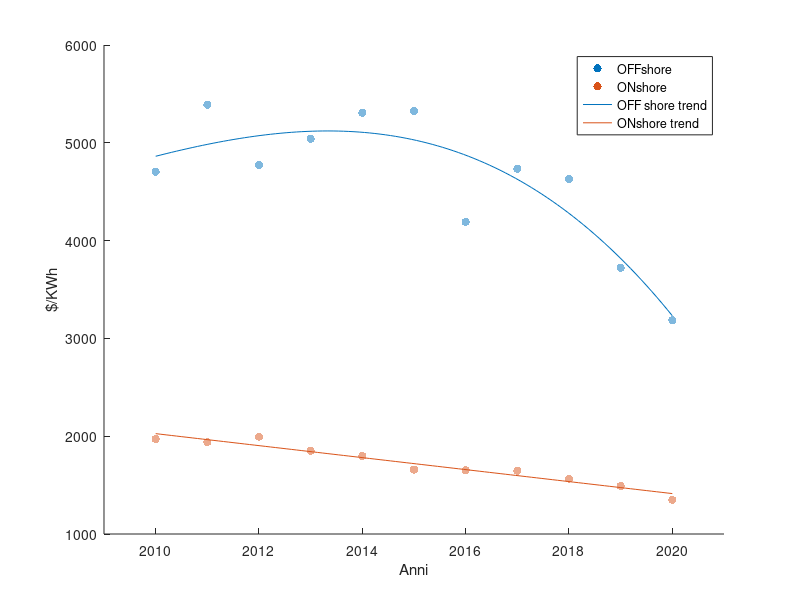

Here is the MATLAB script that generated this plot:
year = [2010 2011 2012 2013 2014 2015 2016 2017 2018 2019 2020];
OFFshore = [4706 5390 4770 5041 5308 5323 4191 4735 4631 3723 3185];
ONshore = [1971 1939 1995 1851 1797 1659 1652 1647 1566 1491 1349];
scatter (year,OFFshore,'filled','MarkerFaceAlpha',0.5,'MarkerEdgeAlpha',0.5);
hold on;
scatter (year,ONshore,'filled','MarkerFaceAlpha',0.5,'MarkerEdgeAlpha',0.5);
hold on;
xx = linspace(min(year), max(year), 100);
trend1 = polyfit (year, OFFshore,3);
trend2 = polyfit (year, ONshore,1);
line1= trend1(1)*xx.^3+trend1(2)*xx.^2+trend1(3)*xx+trend1(4);
line2= trend2(1)*xx+trend2(2);
plot (xx,line1);
hold on;
plot(xx,line2);
xlim([2009 2021])
xlabel('Anni')
ylabel('$/KWh')
legend('OFFshore','ONshore','OFF shore trend','ONshore trend')